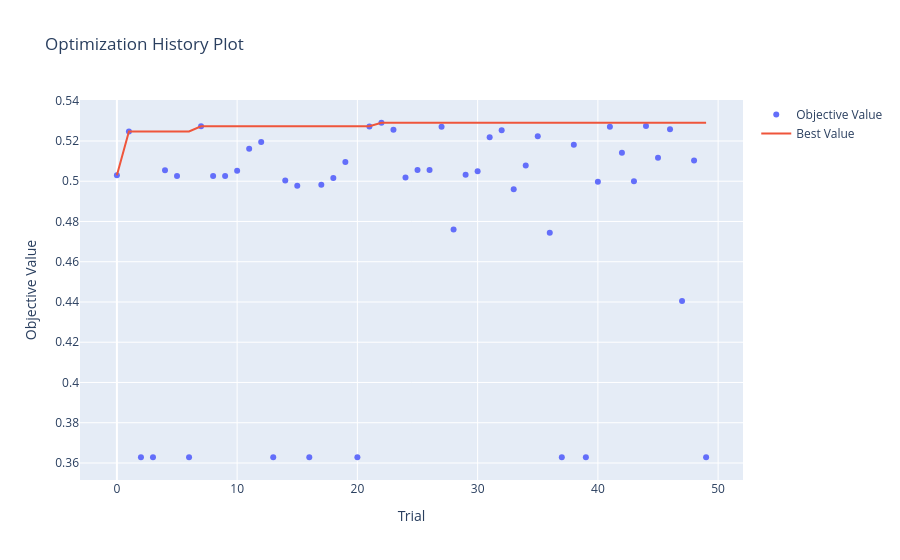

Write notebook code for a chart like this one.
### Markdown cell above
Train and optimize the model:

### Code cell
(optimized_EN, 
train_metrics_mean_EN,
train_metrics_std_EN, 
val_metrics_mean_EN, 
val_metrics_std_EN, 
test_metrics_EN,
precs_EN, recs_EN) = optimize_model(pipe_EN, params_EN, 
                                    X_train, y_train, X_test, y_test, 
                                    cv=my_cv)

### Figure 1 — Plotly figure (JSON) as saved in the notebook; plotly's stock layout.template omitted (floating-point values rounded to 4 significant figures)
{"data": [{"mode": "markers", "name": "Objective Value", "type": "scatter", "x": [0, 1, 2, 3, 4, 5, 6, 7, 8, 9, 10, 11, 12, 13, 14, 15, 16, 17, 18, 19, 20, 21, 22, 23, 24, 25, 26, 27, 28, 29, 30, 31, 32, 33, 34, 35, 36, 37, 38, 39, 40, 41, 42, 43, 44, 45, 46, 47, 48, 49], "y": [0.503, 0.5248, 0.3628, 0.3628, 0.5055, 0.5026, 0.3628, 0.5273, 0.5026, 0.5026, 0.5052, 0.5161, 0.5195, 0.3628, 0.5004, 0.4978, 0.3628, 0.4982, 0.5016, 0.5096, 0.3628, 0.5272, 0.5291, 0.5256, 0.5018, 0.5055, 0.5056, 0.5271, 0.476, 0.5032, 0.505, 0.5218, 0.5253, 0.4961, 0.5078, 0.5224, 0.4744, 0.3628, 0.5181, 0.3628, 0.4998, 0.5271, 0.5142, 0.5, 0.5275, 0.5116, 0.5258, 0.4405, 0.5103, 0.3628]}, {"mode": "lines", "name": "Best Value", "type": "scatter", "x": [0, 1, 2, 3, 4, 5, 6, 7, 8, 9, 10, 11, 12, 13, 14, 15, 16, 17, 18, 19, 20, 21, 22, 23, 24, 25, 26, 27, 28, 29, 30, 31, 32, 33, 34, 35, 36, 37, 38, 39, 40, 41, 42, 43, 44, 45, 46, 47, 48, 49], "y": [0.503, 0.5248, 0.5248, 0.5248, 0.5248, 0.5248, 0.5248, 0.5273, 0.5273, 0.5273, 0.5273, 0.5273, 0.5273, 0.5273, 0.5273, 0.5273, 0.5273, 0.5273, 0.5273, 0.5273, 0.5273, 0.5273, 0.5291, 0.5291, 0.5291, 0.5291, 0.5291, 0.5291, 0.5291, 0.5291, 0.5291, 0.5291, 0.5291, 0.5291, 0.5291, 0.5291, 0.5291, 0.5291, 0.5291, 0.5291, 0.5291, 0.5291, 0.5291, 0.5291, 0.5291, 0.5291, 0.5291, 0.5291, 0.5291, 0.5291]}, {"marker": {"color": "#cccccc"}, "mode": "markers", "name": "Infeasible Trial", "showlegend": false, "type": "scatter", "x": [], "y": []}], "layout": {"title": {"text": "Optimization History Plot"}, "xaxis": {"title": {"text": "Trial"}}, "yaxis": {"title": {"text": "Objective Value"}}}}
